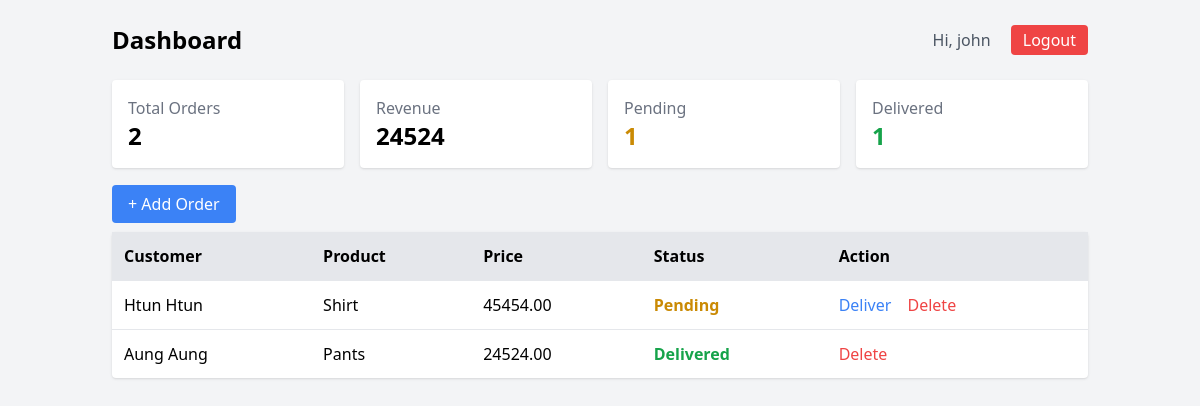
The app's page / (signed in), older data.
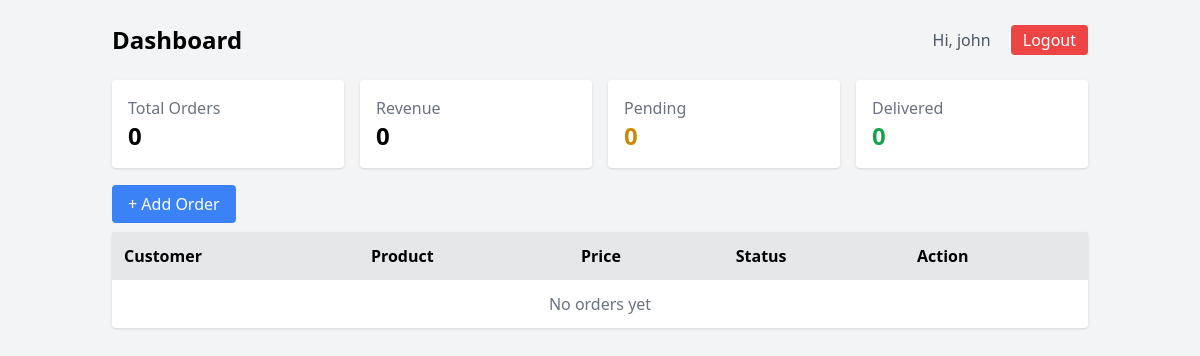
The same page, newer data.
### orders/models.py (models this page shows, shortened)
class Order(models.Model):
    user = models.ForeignKey(User, on_delete=models.CASCADE)  # 👈 ADD THIS
    STATUS_CHOICES = [
        ('pending', 'Pending'),
        ('delivered', 'Delivered'),
    ]
    customer = models.ForeignKey(Customer, on_delete=models.CASCADE)
    product_name = models.CharField(max_length=200)
    price = models.DecimalField(max_digits=10, decimal_places=2)
    status = models.CharField(max_length=20, choices=STATUS_CHOICES, default='pending')
    created_at = models.DateTimeField(auto_now_add=True)

class Customer(models.Model):
    name = models.CharField(max_length=100)
    phone = models.CharField(max_length=20)

### orders/views.py (the view)
# urls.py: path('', views.order_list, name='order_list'),
@login_required
def order_list(request):
    orders = Order.objects.filter(user=request.user).order_by('-created_at')
    total_orders = orders.count()
    total_revenue = orders.filter(status='delivered').aggregate(Sum('price'))['price__sum'] or 0
    pending_orders = orders.filter(status='pending').count()
    delivered_orders = orders.filter(status='delivered').count()
    context = {
        'orders': orders,
        'total_orders': total_orders,
        'total_revenue': total_revenue,
        'pending_orders': pending_orders,
        'delivered_orders': delivered_orders,
    }
    return render(request, 'orders/order_list.html', context)

### orders/templates/orders/order_list.html (shortened to what this page needs)
<!DOCTYPE html>
<html>
<head>
  <script src="https://cdn.tailwindcss.com"></script>
</head>
<body class="bg-gray-100">
<div class="max-w-5xl mx-auto p-6">
  <div class="flex justify-between items-center mb-6">
    <h1 class="text-2xl font-bold">Dashboard</h1>
    <div>
      <span class="mr-4 text-gray-600">Hi, {{ request.user.username }}</span>
      <a href="/logout/" class="bg-red-500 text-white px-3 py-1 rounded">Logout</a>
    </div>
  </div>
  <div class="grid grid-cols-2 md:grid-cols-4 gap-4 mb-6">
  <div class="bg-white p-4 rounded shadow">
    <p class="text-gray-500">Total Orders</p>
    <h2 class="text-2xl font-bold">{{ total_orders }}</h2>
  </div>
  <div class="bg-white p-4 rounded shadow">
    <p class="text-gray-500">Revenue</p>
    <h2 class="text-2xl font-bold">{{ total_revenue }}</h2>
  </div>
  <div class="bg-white p-4 rounded shadow">
    <p class="text-gray-500">Pending</p>
    <h2 class="text-2xl font-bold text-yellow-600">{{ pending_orders }}</h2>
  </div>
  <div class="bg-white p-4 rounded shadow">
    <p class="text-gray-500">Delivered</p>
    <h2 class="text-2xl font-bold text-green-600">{{ delivered_orders }}</h2>
  </div>
</div>
  <div class="mb-4">
    <a href="/add/" class="bg-blue-500 text-white px-4 py-2 rounded">+ Add Order</a>
  </div>
  <div class="bg-white shadow rounded">
    <table class="w-full text-left">
      <thead class="bg-gray-200">
        <tr>
          <th class="p-3">Customer</th>
          <th class="p-3">Product</th>
          <th class="p-3">Price</th>
          <th class="p-3">Status</th>
          <th class="p-3">Action</th>
        </tr>
      </thead>
      <tbody>
        {% for order in orders %}
        <tr class="border-t">
          <td class="p-3">{{ order.customer.name }}</td>
          <td class="p-3">{{ order.product_name }}</td>
          <td class="p-3">{{ order.price }}</td>
          <td class="p-3">
            {% if order.status == 'pending' %}
              <span class="text-yellow-600 font-semibold">Pending</span>
            {% else %}
              <span class="text-green-600 font-semibold">Delivered</span>
            {% endif %}
          </td>
          <td class="p-3">
            {% if order.status == 'pending' %}
              <a href="/delivered/{{ order.id }}/" class="text-blue-500 mr-3">
                Deliver
              </a>
            {% endif %}
            <a href="/delete/{{ order.id }}/"
               onclick="return confirm('Are you sure you want to delete this order?')"
               class="text-red-500">
               Delete
            </a>
          </td>
        </tr>
        {% empty %}
        <tr>
          <td colspan="5" class="p-3 text-center text-gray-500">
            No orders yet
          </td>
        </tr>
        {% endfor %}
      </tbody>
    </table>
  </div>
</div>
</body>
</html>

Row changes from the older to the newer data that the page shows:
removed Order: customer.name "Htun Htun", product_name "Shirt", price "45454.00", status "Pending"
removed Order: customer.name "Aung Aung", product_name "Pants", price "24524.00", status "Delivered"
Text that changed along with them:
{{ total_orders }}: "2" → "0"
{{ total_revenue }}: "24524" → "0"
{{ pending_orders }}: "1" → "0"
{{ delivered_orders }}: "1" → "0"
text now shown: "No orders yet"
